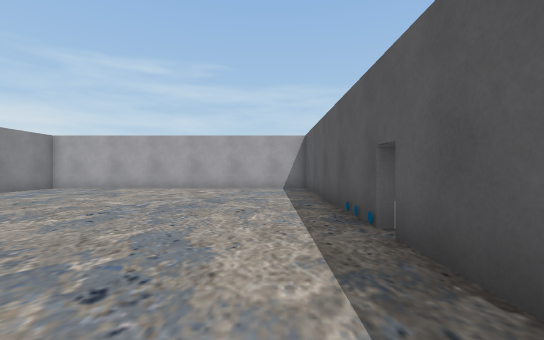
view 1 (above)

16 first-person views from a walk through a 3-D level made in the Unity game engine. The camera is 1.4 m above the floor, looks level and sees 90° across. The floor is counted in squares, 2 m on a side. Each view is taken from the middle of a square. On the plan, view 1 faces up. The plan holds only what a view shows up to about 9 squares ahead; the rest is blank. Some animated figures are not drawn. Door leaves are left out, so doorways stand open. Some surface patterns are stand-ins.

view 2
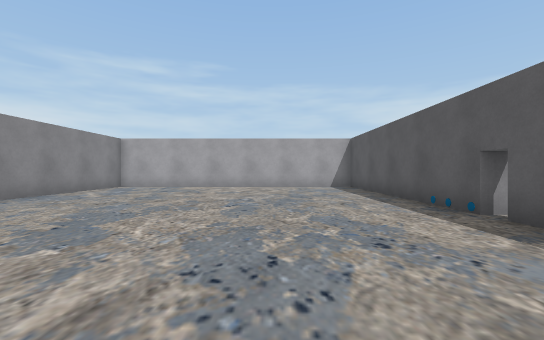

view 3
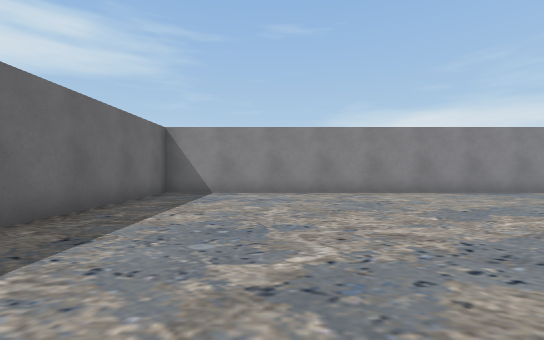

view 4
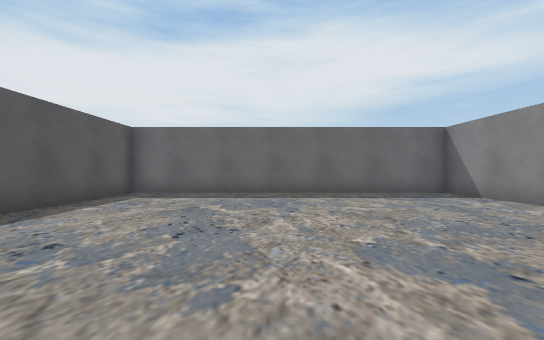

view 5
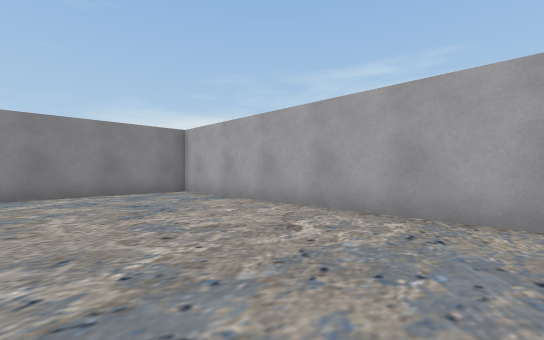

view 6
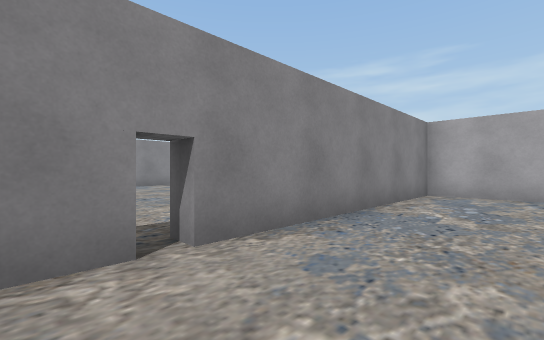

view 7
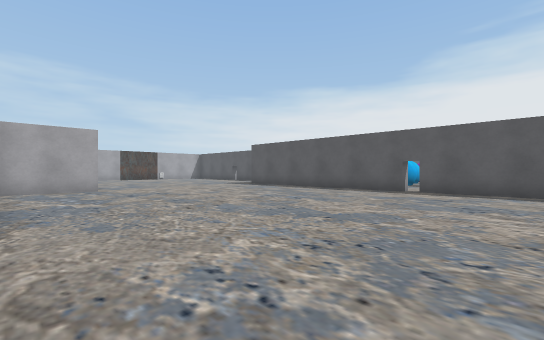

view 8
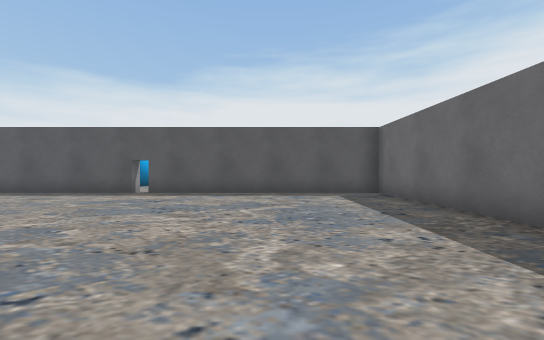

view 9
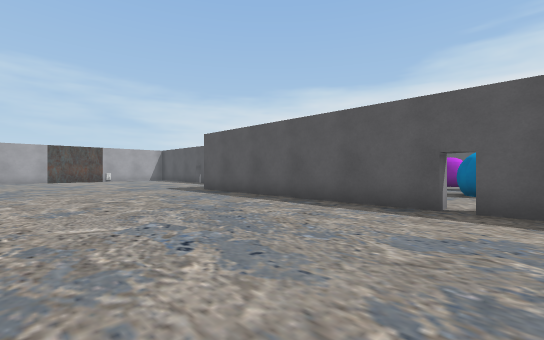

view 10
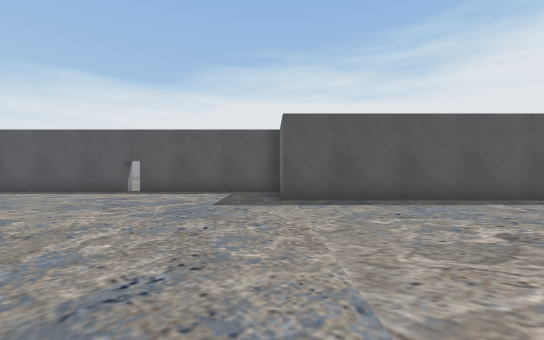

view 11
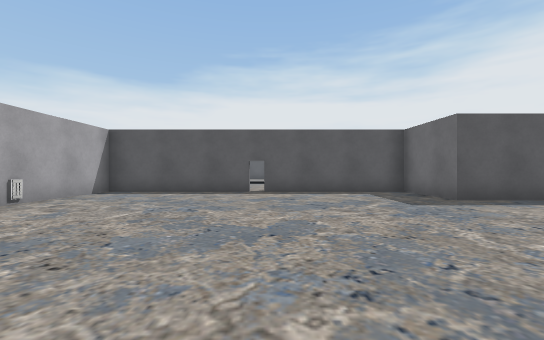

view 12
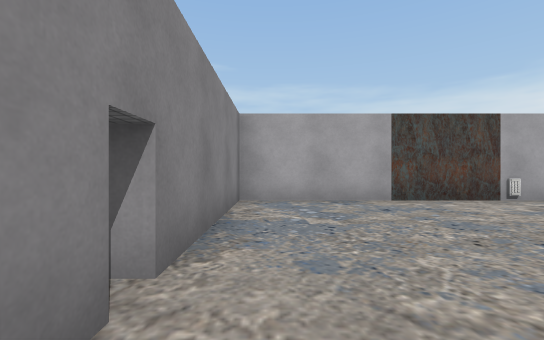

view 13
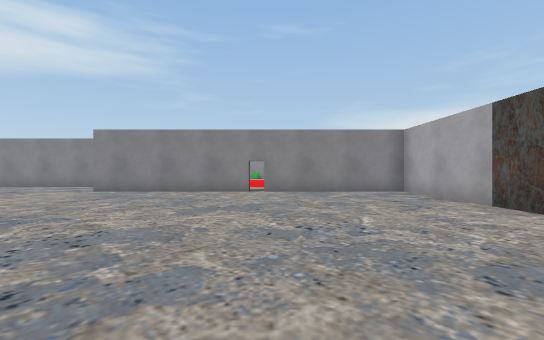

view 14
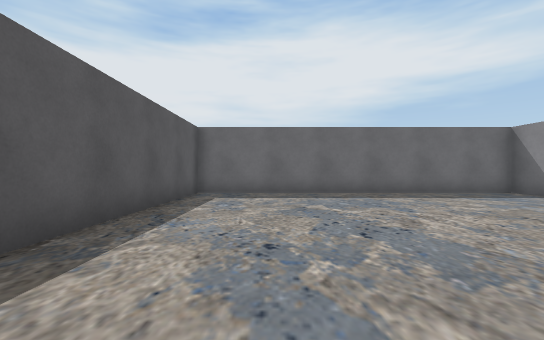

view 15
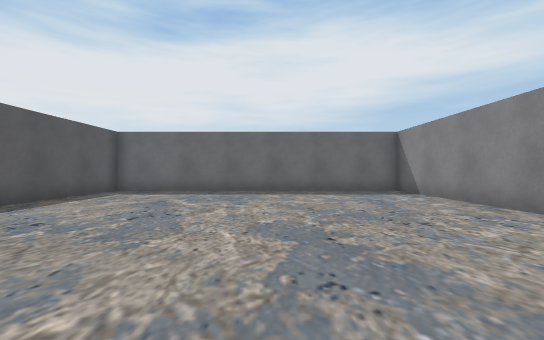

view 16
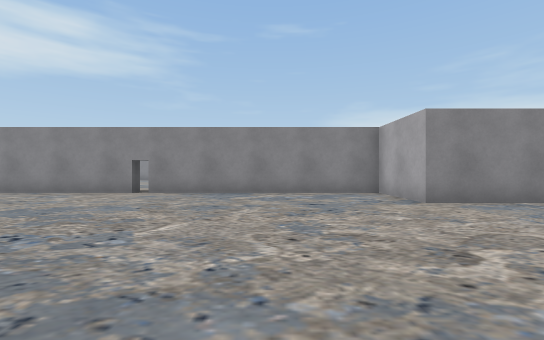

### Floor plan
Points are (right, up) in squares from view 1. A wall is a line through its corners. A room is listed if a view was taken in it or the views show most of it. See-through windows are left out.
Room 1 (views 1, 2, 3, 4, 5)
walls: (1.3, 1.2) (1.3, 2.8); (1.8, 3.3) (1.3, 3.3) (1.3, 9); (0, 10.3) (-8.2, 10.3) (-8.2, -4.3) (1.3, -4.3) (1.3, -0.2)
ways out: open door at (2, 3) to room 2
objects: other object (1, 3)
Room 2 (views 6, 7, 8, 9, 10, 11, 12, 13, 14, 15, 16)
walls: (11.2, 3.3) (11.2, 10.7) (13.7, 10.7) (13.7, 15.2); (4.3, 15.2) (4.3, 10.3) (1.8, 10.3) (1.8, 3.3); (1.3, 2.8) (1.8, 2.8) (1.8, -4.3) (11.2, -4.3) (11.2, 2.8); (13.7, 15.6) (13.7, 20.3) (4.3, 20.3) (4.3, 15.7)
ways out: open door at (2, 3) to room 1; open door at (4, 15.5); open door at (11, 3); open door at (14, 15.5)
objects: other object (11, 20)

Positions as (right, up) in squares from view 1, and headings:
1: (0, 0), facing up
2: (-2, -1), facing up
3: (0, -1), facing left
4: (-3, 4), facing down
5: (0, 6), facing up-left
6: (4, 2), facing up-left
7: (2, 0), facing up-right
8: (3, -1), facing right
9: (6, 2), facing up-right
10: (5, 11), facing right
11: (5, 15), facing right
12: (5, 14), facing up
13: (13, 16), facing left
14: (9, 4), facing down
15: (6, 5), facing down
16: (10, 7), facing left
